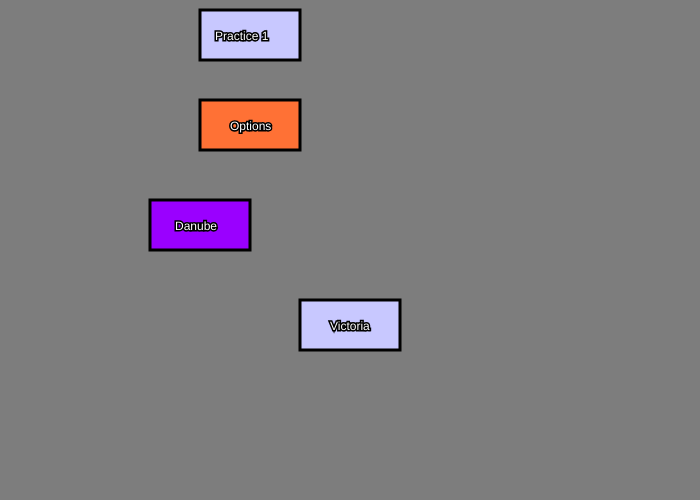
Frame 1 (no input)
Frame 60 (no input): identical to frame 1, image omitted
Frame 120 (the mouse pressed at the canvas centre since frame 60): identical to frame 1, image omitted

The p5.js sketch that drew this single still picture (run headless with seeded random() and noise() and a simulated clock; from frame 60 on, the mouse is pressed at the canvas centre):

// p5.js sketch
// ── sketch.js
var button2X;
var button2Y;

function setup()
{
  createCanvas(700,500);
  button2X = 200;
  button2Y = 100;

  
}

function draw()
{
	background(125,125,125)


	// Example 1: easy to understand - Start

	if (mouseX > 200 && mouseX < 200 + 100 && mouseY > 10 && mouseY < 10+50)
	{
		fill(255,200,0);
		stroke(0,0,0);
		strokeWeight(3);
		rect(200,10,100,50);		
		if (mouseIsPressed == true)
		{
			fill(47,247,114);
			stroke(0,0,0);
			strokeWeight(3);
			rect(200,10,100,50);					
		}
	}
	else
	{
		fill(200,200,255);
		stroke(0,0,0);
		strokeWeight(3);
		rect(200,10,100,50);		
	}

	fill(255,255,255);
	stroke(0,0,0);
	textSize(12);
	text("Practice 1",215,40);

	// Example 1: easy to understand - End


	// Example 2: less code but harder to understand - Start

	strokeWeight(3);

	if (mouseX > button2X && mouseX < button2X + 100 && mouseY > button2Y && mouseY < button2Y+50)
	{
		fill(248,89,255);
		if (mouseIsPressed)
		{
			fill(47,247,114);
		}

		rect(button2X,button2Y,50,100);
		textSize(16);
		fill(255,255,255);
		stroke(0,0,0);
		text("Options",button2X+30-5,button2Y+30+2);
	}
	else
	{
		fill(255,113,53);
		rect(button2X,button2Y,100,50);
		textSize(12);
		fill(255,255,255);
		stroke(0,0,0);
		text("Options",button2X+30,button2Y+30);
	}

	if (mouseX > 300 && mouseX < 300 + 100 && mouseY > 300 && mouseY < 300+50)
	{
		fill(255,200,0);
		stroke(0,0,0);
		strokeWeight(3);
		rect(300,300,100,50);	

		fill(255,255,255);
		stroke(0,0,0);
		textSize(12);
		text("Shanghai",330,330);
		if (mouseIsPressed == true)
		{
			fill(47,247,114);
			stroke(0,0,0);
			strokeWeight(3);
			rect(300,300,100,50);	
		
		fill(255,255,255);
		stroke(0,0,0);
		textSize(12);
		text("Academy",330,330);
		}
					
	}
	
	else
	{
		fill(200,200,255);
		stroke(0,0,0);
		strokeWeight(3);
		rect(300,300,100,50);	

		fill(255,255,255);
		stroke(0,0,0);
		textSize(12);
		text("Victoria",330,330);
	
	}


	if (mouseX > 150 && mouseX < 150 + 100 && mouseY > 200 && mouseY < 200+50)
	{
		fill(0,255,0);
		stroke(0,0,0);
		strokeWeight(3);
		rect(150,200,100,50);	

		fill(255,255,255);
		stroke(0,0,0);
		textSize(12);
		text("Amazon",175,230);
		if (mouseIsPressed == true)
		{
			fill(255,0,0);
			stroke(0,0,0);
			strokeWeight(3);
			rect(150,200,100,50);	
		
		fill(255,255,255);
		stroke(0,0,0);
		textSize(12);
		text("Nile",175,230);
		}
					
	}
	
	else
	{
		fill(154,0,255);
		stroke(0,0,0);
		strokeWeight(3);
		rect(150,200,100,50);	

		fill(255,255,255);
		stroke(0,0,0);
		textSize(12);
		text("Danube",175,230);
	
	}


	// Example 2: less code but harder to understand - End


}
